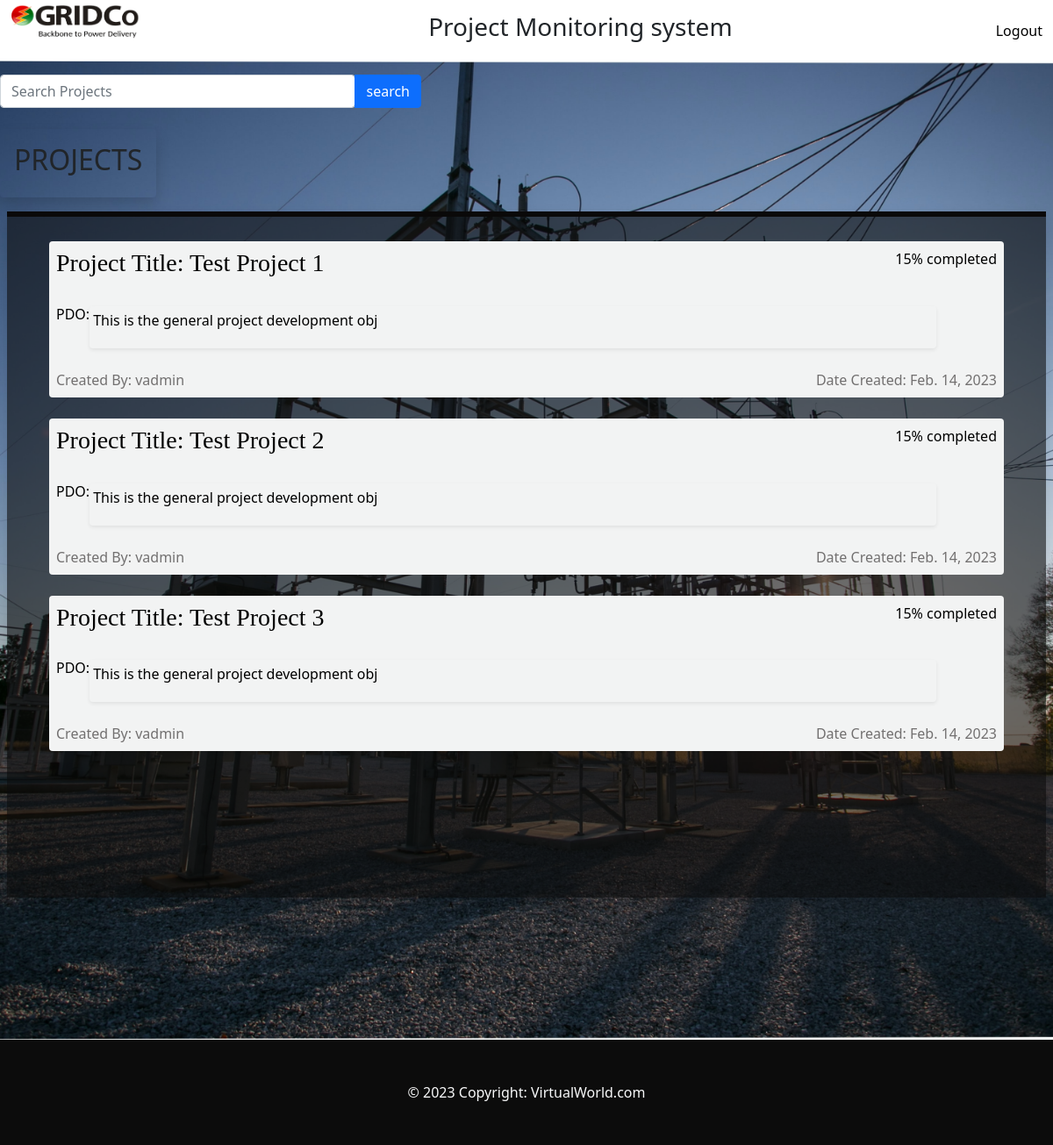
The app's page /index (signed in) with its own data.
### baseApp/models.py (models this page shows, shortened)
class Project(models.Model):
    creator = models.ForeignKey(CustomUser, related_name='creator',
    null=True, blank=True, on_delete=models.SET_NULL)
    project_years = models.ManyToManyField(ProjectYear, related_name="projects", blank=True)
    name = models.CharField(max_length=250)
    duration = models.IntegerField()
    genPDO = models.CharField(max_length=1000)
    reporters = models.ManyToManyField(CustomUser, related_name='editing_projects', blank=True)
    collection_freq = models.ForeignKey(CollectionFrequency, on_delete=models.SET_NULL,
    null=True, related_name='projects', blank=True)
    created = models.DateField(auto_now_add=True)
    def perc_completed(self):
        return 15

class CustomUser(AbstractUser):
    user_id = models.CharField(max_length=7)
    is_admin = models.BooleanField(default=False)
    def __str__(self):
        return self.username

### baseApp/views.py (the view)
# urls.py: path('index', views.IndexView.as_view(), name='index'),
class IndexView(LoginRequiredMixin, ListView):
    model = Project
    context_object_name = 'projects'
    template_name = 'baseApp/index.html'

### baseApp/templates/baseApp/index.html
{% extends 'main.html' %}
{% load static %}
{% block content %}
<section class="custom-bg-image vh-100" style="background-image: url({% static '/images/elec2.jpg' %});">
    <div class="search-btn input-group">
        <input type="search" class="form-control rounded mt-3" placeholder="Search Projects" aria-label="Search"
            aria-describedby="search-addon" />
        <button type="button" class="btn btn-primary mt-3">search</button>
    </div>
    <div class="title-projects shadow rounded mt-4 p-3">
        <h2 style="font-family: 'Segoe UI', Tahoma, Geneva, Verdana, sans-serif;">PROJECTS</h2>
    </div>
    <div class="projects-container shadow mt-3 m-2 pt-lg-1 p-lg-5 p-3">
        {% for project in projects %}
        <a href="{% url 'project' project.id %}">
        <div class="project-card rounded p-2 my-4">
            <div class="d-flex justify-content-between mb-1">
                <div class="flex-row">
                    <h3 style="font-family:'Times New Roman', Times, serif ;" >Project Title: {{project.name}}</h3>
                </div>
                <div class="flex-row">
                    <span> {{project.perc_completed}}% completed</span>
                </div>
            </div>
            <div class="d-flex my-lg-4">
                <div class="flex-row">
                    <h6>PDO:</h6>
                </div>
                <div class="pdo shadow-sm rounded p-1 flex-row ml-3">
                    <p>{{project.genPDO}}</p>
                </div>
            </div>
            <div class="project-card-footer d-flex justify-content-between mx-l-3">
                <div class="flex-row">
                    <span> Created By: {{project.creator}}</span>
                </div>
                <div class="flex-row">
                    <span>  Date Created: {{project.created}}</span>
                </div>
            </div>
        </div>
        </a>
        {% empty %}
            <h2>No projects for you yet</h2>
        {% endfor %}
    </div>
</section>
{% endblock content %}

### static/css/login.css (style rules this page uses)
body { box-sizing: border-box; margin: 0 0 0 0; background-attachment: fixed; background-repeat: no-repeat; background-size: 100em; background-position-x: right; }

### static/css/index.css (style rules this page uses)
a { text-decoration:none; color: black; }

### static/css/styles.css (style rules this page uses)
.custom-bg-image { background-position: center; background-size: cover; }
.title-projects { width: fit-content; }
a { text-decoration: none; color: black; }
.projects-container { background-color: rgba(10, 10, 10, 0.6); border-top: 6px solid #0a0909; height: 70vh; overflow: scroll; }
.project-card { border-radius: 40px; background-color: rgb(242, 243, 243); }
.search-btn { width: 40%; }
.project-card-footer { color: rgb(114, 112, 112); }
.pdo { width: 90%; }

### records on screen
Project: name "Test Project 1", perc_completed "15", genPDO "This is the general project development obj", creator "vadmin", created "Feb. 14, 2023"
Project: name "Test Project 2", perc_completed "15", genPDO "This is the general project development obj", creator "vadmin", created "Feb. 14, 2023"
Project: name "Test Project 3", perc_completed "15", genPDO "This is the general project development obj", creator "vadmin", created "Feb. 14, 2023"
